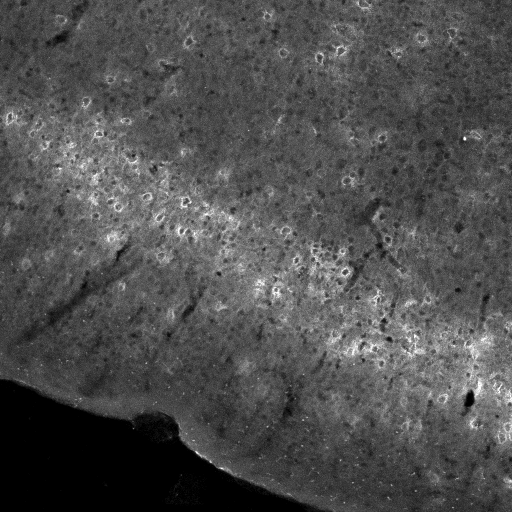
#> input picture images/3MAX_C3-Shank3KO_P16_PV_VVA_GFAP_DAPI_L_SS_1-1_1um.tif, 1024 x 1024 px (shown at 1/2 size)
$ python -i pnn_analyzer.py   (imports and definitions only)
#> lines starting #> are read from the running program, lines starting #| are printed output that depends on the picture; after the words box and inside, x2 and y2 are one past the last pixel; in counts of white or black regions, pixels touching at a corner belong together
"""Perineuronal net (PNN) detection using Hough circles and quality assessment."""

from dataclasses import dataclass
from typing import List, Tuple, Optional

import cv2
import numpy as np


@dataclass
class PNNDetectionResult:
    image_path: str
    pnn_circles: List[Tuple[int, int, int]]  # (x, y, r) in pixels
    pnn_circles_mm: List[Tuple[float, float, float]]  # (x, y, r) in millimeters
    pnn_count: int
    quality_scores: List[float]
    detection_params: dict


class PNNAnalyzer:
    def __init__(
        self,
        min_pnn_radius_mm: float = 0.005,  # Default ~8 pixels at 1 micron/pixel
        max_pnn_radius_mm: float = 0.040,  # Default ~35 pixels at 1 micron/pixel
        pixel_size_mm: float = 0.001,  # Default: 1 micron per pixel
        contrast_threshold: float = 0.95,
        uniformity_threshold: float = 0.05,
        template_threshold: float = 0.15,
        center_darkness_threshold: float = 0.80,
        use_clahe: bool = True,
        clahe_clip_limit: float = 6.0,
        clahe_tile_grid: Tuple[int, int] = (8, 8),
        apply_background_subtraction: bool = True,
        background_blur_radius: int = 45,
        use_binary_threshold: bool = False,  # Apply statistical thresholding (research method)
        threshold_sd_multiplier: float = 2.5,  # SD multiplier for thresholding
        min_ring_brightness: float = 80.0,  # Minimum absolute brightness for ring (0-255)
    ) -> None:
        """Initialize PNN analyzer with millimeter-based size parameters.

        Args:
            min_pnn_radius_mm: Minimum PNN radius in millimeters (typical: 0.005-0.010 = 5-10 µm)
            max_pnn_radius_mm: Maximum PNN radius in millimeters (typical: 0.030-0.065 = 30-65 µm)
            pixel_size_mm: Physical size of one pixel in millimeters (calibrate from microscope magnification)
            contrast_threshold: Ring must be this many times brighter than center (lower = more sensitive)
            uniformity_threshold: Minimum ring brightness consistency 0-1 (lower = accepts patchier rings)
            template_threshold: How well shape must match ring template 0-1 (lower = more lenient matching)
            center_darkness_threshold: Maximum center/ring brightness ratio (lower = requires darker centers)
            use_clahe: Apply contrast-limited adaptive histogram equalization preprocessing
            clahe_clip_limit: CLAHE contrast limit (higher = more aggressive enhancement)
            clahe_tile_grid: CLAHE grid size for local enhancement regions
            apply_background_subtraction: Subtract blurred background to improve foreground contrast
            background_blur_radius: Blur kernel radius for background estimation (larger = smoother)
            use_binary_threshold: Apply statistical thresholding and binarization
            threshold_sd_multiplier: Standard deviation multiplier for thresholding
        """
        if pixel_size_mm <= 0:
            raise ValueError("pixel_size_mm must be > 0")

        self.pixel_size_mm = pixel_size_mm
        self.min_pnn_radius_mm = min_pnn_radius_mm
        self.max_pnn_radius_mm = max_pnn_radius_mm

        # Convert mm to pixels for internal processing
        self.min_pnn_radius = max(1, int(round(min_pnn_radius_mm / pixel_size_mm)))
        self.max_pnn_radius = max(1, int(round(max_pnn_radius_mm / pixel_size_mm)))
        self.contrast_threshold = contrast_threshold
        self.uniformity_threshold = uniformity_threshold
        self.template_threshold = template_threshold
        self.center_darkness_threshold = center_darkness_threshold
        self.use_clahe = use_clahe
        self.clahe_clip_limit = clahe_clip_limit
        self.clahe_tile_grid = clahe_tile_grid
        self.apply_background_subtraction = apply_background_subtraction
        self.background_blur_radius = background_blur_radius
        self.use_binary_threshold = use_binary_threshold
        self.threshold_sd_multiplier = threshold_sd_multiplier
        self.min_ring_brightness = min_ring_brightness

    def preprocess_for_pnn(self, image: np.ndarray) -> np.ndarray:
        """Preprocess using research-based approach: CLAHE, threshold at 2-2.5 SD, binarize, median filter."""
        if len(image.shape) == 3:
            gray = cv2.cvtColor(image, cv2.COLOR_BGR2GRAY)
        else:
            gray = image
        if gray.dtype == np.uint16:
            max_val = float(gray.max()) if gray.max() > 0 else 1.0
            gray = cv2.convertScaleAbs(gray, alpha=255.0 / max_val)
        denoised = cv2.bilateralFilter(gray, 9, 75, 75)

        if self.apply_background_subtraction:
            blur_base = max(5, self.background_blur_radius)
            k = blur_base if blur_base % 2 == 1 else blur_base + 1
            background = cv2.GaussianBlur(denoised, (k, k), 0)
            subtracted = cv2.subtract(denoised, background)
            norm = cv2.normalize(subtracted, None, 0, 255, cv2.NORM_MINMAX)
        else:
            norm = denoised

        if self.use_clahe:
            clahe = cv2.createCLAHE(
                clipLimit=self.clahe_clip_limit, tileGridSize=self.clahe_tile_grid
            )
            enhanced = clahe.apply(norm)
        else:
            enhanced = norm

        # Optional: Research-based thresholding and binarization
        if self.use_binary_threshold:
            mean_val = enhanced.mean()
            std_val = enhanced.std()
            threshold_val = mean_val + self.threshold_sd_multiplier * std_val
            _, binary = cv2.threshold(enhanced, threshold_val, 255, cv2.THRESH_BINARY)
            filtered = cv2.medianBlur(binary, 3)
            return filtered

        return enhanced

    def _create_ring_template(
        self, outer_radius: int = 15, inner_radius: int = 8
    ) -> np.ndarray:
        """Create a ring-shaped template for template matching."""
        size = outer_radius * 2 + 1
        tmpl = np.zeros((size, size), dtype=np.float32)
        cv2.circle(tmpl, (outer_radius, outer_radius), outer_radius, 1.0, -1)
        cv2.circle(tmpl, (outer_radius, outer_radius), inner_radius, 0.0, -1)
        tmpl = cv2.GaussianBlur(tmpl, (3, 3), 1)
        return cv2.normalize(tmpl, None, 0, 255, cv2.NORM_MINMAX).astype(np.uint8)

    def detect_candidate_circles(self, image: np.ndarray) -> List[Tuple[int, int, int]]:
        """Find candidate circles using Hough transform and template matching."""
        candidates: List[Tuple[int, int, int]] = []

        # Hough circle detection - high sensitivity for faded/dim PNNs
        circles = cv2.HoughCircles(
            image,
            cv2.HOUGH_GRADIENT,
            dp=1.2,
            minDist=17,  # Increased to prevent double detections and random spots
            param1=26,  # Moderate edge threshold
            param2=7,  # Balanced sensitivity
            minRadius=self.min_pnn_radius,
            maxRadius=self.max_pnn_radius,
        )
        if circles is not None:
            for x, y, r in np.round(circles[0, :]).astype(int):
                candidates.append((x, y, r))

        # Template matching
        base_tmpl = self._create_ring_template()
        base_resp = cv2.matchTemplate(image, base_tmpl, cv2.TM_CCOEFF_NORMED)
        ys, xs = np.where(base_resp >= self.template_threshold)
        br = base_tmpl.shape[0] // 2
        for x0, y0 in zip(xs, ys):
            candidates.append((x0 + br, y0 + br, br))

        # Blob-based candidates for non-perfectly-round nets
        _, bin_img = cv2.threshold(image, 0, 255, cv2.THRESH_OTSU)
        kernel = cv2.getStructuringElement(cv2.MORPH_ELLIPSE, (3, 3))
        morph = cv2.morphologyEx(bin_img, cv2.MORPH_OPEN, kernel, iterations=1)

        num_labels, labels, stats, centroids = cv2.connectedComponentsWithStats(morph)
        for i in range(1, num_labels):
            x_center, y_center = centroids[i]
            area = stats[i, cv2.CC_STAT_AREA]
            # More conservative area thresholds to reduce artifact detection
            if area < np.pi * (self.min_pnn_radius ** 2) * 0.6:
                continue
            if area > np.pi * (self.max_pnn_radius ** 2) * 1.2:
                continue
            # Shape validation: aspect ratio and extent
            x, y, w, h, _ = stats[i]
            aspect_ratio = w / h if h > 0 else 0
            extent = area / (w * h) if w > 0 and h > 0 else 0
            if not (0.5 <= aspect_ratio <= 2.0):
                continue
            if extent < 0.5:
                continue
            approx_r = int(np.sqrt(area / np.pi))
            candidates.append((int(x_center), int(y_center), approx_r))
        # De-duplication
        uniq = {}
        for cx, cy, r in candidates:
            key = (int(cx / 4), int(cy / 4))
            if key not in uniq or r < uniq[key][2]:
                uniq[key] = (cx, cy, r)
        return list(uniq.values())

    def analyze_pnn_quality(
        self, image: np.ndarray, x: int, y: int, r: int
    ) -> Tuple[bool, float, dict]:
        """Score a candidate circle based on contrast, uniformity, and center darkness."""
        h, w = image.shape[:2]
        if x - r < 0 or x + r >= w or y - r < 0 or y + r >= h:
            return False, 0.0, {}

        outer_mask = np.zeros_like(image, dtype=np.uint8)
        inner_mask = np.zeros_like(image, dtype=np.uint8)
        cv2.circle(outer_mask, (x, y), int(r), 255, -1)
        inner_r = max(1, int(r * 0.4))
        cv2.circle(inner_mask, (x, y), inner_r, 255, -1)
        ring_mask = outer_mask - inner_mask
        ring_pixels = image[ring_mask > 0]
        inner_pixels = image[inner_mask > 0]
        if ring_pixels.size == 0 or inner_pixels.size == 0:
            return False, 0.0, {}

        ring_mean = float(ring_pixels.mean())
        inner_mean = float(inner_pixels.mean())
        ring_std = float(ring_pixels.std())
        background_mean = float(image.mean())
        contrast_ratio = ring_mean / (inner_mean + 1e-6)
        ring_uniformity = 1 - (ring_std / (ring_mean + 1e-6))
        signal_to_background = ring_mean / (background_mean + 1e-6)
        center_darkness_ratio = inner_mean / (ring_mean + 1e-6)
        size_score = 1.0 if self.min_pnn_radius <= r <= self.max_pnn_radius else 0.5

        # Circularity check to reject non-circular artifacts
        # Extract the ring region and calculate circularity
        ring_contour_mask = np.zeros_like(image, dtype=np.uint8)
        cv2.circle(ring_contour_mask, (x, y), int(r), 255, 2)
        contours, _ = cv2.findContours(outer_mask, cv2.RETR_EXTERNAL, cv2.CHAIN_APPROX_SIMPLE)
        circularity = 0.0
        if contours and len(contours[0]) >= 5:
            area_c = cv2.contourArea(contours[0])
            perimeter = cv2.arcLength(contours[0], True)
            if perimeter > 0:
                circularity = 4 * np.pi * area_c / (perimeter ** 2)

        # Local patchiness / halo measure for non-uniform PNNs
        local_radius = int(r * 1.2)
        y_min = max(0, y - local_radius)
        y_max = min(h, y + local_radius)
        x_min = max(0, x - local_radius)
        x_max = min(w, x + local_radius)
        patch = image[y_min:y_max, x_min:x_max]

        patchy_score = 0.0
        if patch.size > 0:
            patch_mean = float(patch.mean())
            patch_std = float(patch.std())
            # Patchy score measures how much brighter the ring is than the local patch, normalized by patch std.
            # Clamp to zero if negative (i.e., if patch is brighter than ring), since negative values are not meaningful for validation.
            patchy_score = max(0.0, (ring_mean - patch_mean) / (patch_std + 1e-6))

        stats = dict(
            ring_mean=ring_mean,
            inner_mean=inner_mean,
            contrast_ratio=contrast_ratio,
            ring_uniformity=ring_uniformity,
            signal_to_background=signal_to_background,
            center_darkness_ratio=center_darkness_ratio,
            size_score=size_score,
            radius=r,
            patchy_score=patchy_score,
            circularity=circularity,
        )

        # Standard validation for uniform PNNs
        is_valid_basic = (
            contrast_ratio > self.contrast_threshold
            and ring_uniformity > self.uniformity_threshold  # Moderate uniformity
            and signal_to_background > 1.09  # Balanced
            and center_darkness_ratio < self.center_darkness_threshold
            and size_score > 0.5
            and ring_mean > self.min_ring_brightness
            and ring_mean > inner_mean + 3.3  # Balanced
            and circularity > 0.79  # Strict circularity for quality
        )

        # Fallback for patchy / non-circular halos with strong local contrast
        # Patchy PNN validation: thresholds empirically chosen to allow detection of less uniform, lower-contrast rings
        is_valid_patchy = (
            # Relaxed contrast for dim patchy rings
            contrast_ratio > (self.contrast_threshold * 0.745)
            # Moderate signal-to-background
            and signal_to_background > 1.06
            # Moderate patchy score requirement
            and patchy_score > 0.55
            # Size requirement
            and size_score > 0.5
            # Brightness threshold with CLAHE enhancement
            and ring_mean > (self.min_ring_brightness - 1.1)
            and ring_mean > inner_mean + 2.4  # Balanced
            and circularity > 0.69  # Balanced circularity for quality
        )

        is_valid = is_valid_basic or is_valid_patchy

        # Rebalanced quality scoring: prioritize contrast over uniformity
        quality = (
            min(contrast_ratio / 2.0, 1.0) * 0.5
            + ring_uniformity * 0.15
            + min(signal_to_background / 2.0, 1.0) * 0.15
            + (1 - center_darkness_ratio) * 0.15
            + size_score * 0.05
        )
        return is_valid, float(quality), stats

    def remove_overlapping_detections(
        self, candidates: List[Tuple[int, int, int]], scores: List[float]
    ) -> List[Tuple[int, int, int]]:
        """Remove overlapping detections, keeping higher-scoring circles."""
        if len(candidates) <= 1:
            return candidates
        order = np.argsort(scores)[::-1]
        kept: List[Tuple[int, int, int]] = []
        for idx in order:
            x1, y1, r1 = candidates[idx]
            keep = True
            for x2, y2, r2 in kept:
                d = ((x1 - x2) ** 2 + (y1 - y2) ** 2) ** 0.5
                if d < min(r1, r2) * 4.0:  # Increased to completely prevent doubles
                    keep = False
                    break
            if keep:
                kept.append((x1, y1, r1))
        return kept

    def analyze_image(
        self, image: np.ndarray, image_path: str = "unknown"
    ) -> PNNDetectionResult:
        """Detect PNNs in an image and return results in both pixels and millimeters."""
        processed = self.preprocess_for_pnn(image)
        candidates = self.detect_candidate_circles(processed)
        if len(candidates) > 4000:
            candidates = candidates[:4000]

        valid: List[Tuple[int, int, int]] = []
        scores: List[float] = []
        for x, y, r in candidates:
            ok, q, _ = self.analyze_pnn_quality(processed, x, y, r)
            if ok:
                valid.append((x, y, r))
                scores.append(q)
        final = self.remove_overlapping_detections(valid, scores)
        final_scores: List[float] = []
        for x, y, r in final:
            _, q, _ = self.analyze_pnn_quality(processed, x, y, r)
            final_scores.append(q)

        # Convert pixel coordinates to mm
        pnn_circles_mm = [
            (float(x) * self.pixel_size_mm,
             float(y) * self.pixel_size_mm,
             float(r) * self.pixel_size_mm)
            for x, y, r in final
        ]

        params = dict(
            min_pnn_radius_mm=self.min_pnn_radius_mm,
            max_pnn_radius_mm=self.max_pnn_radius_mm,
            pixel_size_mm=self.pixel_size_mm,
            min_pnn_radius_px=self.min_pnn_radius,
            max_pnn_radius_px=self.max_pnn_radius,
            contrast_threshold=self.contrast_threshold,
            uniformity_threshold=self.uniformity_threshold,
            template_threshold=self.template_threshold,
            use_clahe=self.use_clahe,
            apply_background_subtraction=self.apply_background_subtraction,
            center_darkness_threshold=self.center_darkness_threshold,
        )
        return PNNDetectionResult(
            image_path=image_path,
            pnn_circles=final,
            pnn_circles_mm=pnn_circles_mm,
            pnn_count=len(final),
            quality_scores=final_scores,
            detection_params=params,
        )

    def draw_pnn_detections(
        self,
        image: np.ndarray,
        pnn_circles: List[Tuple[int, int, int]],
        quality_scores: Optional[List[float]] = None,
    ) -> np.ndarray:
        """Draw detected circles on the image with quality-based coloring."""
        out = image.copy()
        if len(out.shape) == 2:
            out = cv2.cvtColor(out, cv2.COLOR_GRAY2BGR)
        for i, (x, y, r) in enumerate(pnn_circles):
            color = (0, 255, 0)
            cv2.circle(out, (x, y), int(r), color, 2)
            cv2.circle(out, (x, y), 2, (0, 0, 255), -1)
        return out

>>> import cv2
>>> picture = cv2.imread('../images/3MAX_C3-Shank3KO_P16_PV_VVA_GFAP_DAPI_L_SS_1-1_1um.tif')
#> picture is the input picture: shape (1024, 1024, 3); min 0, max 15, mean 4.63
>>> result = PNNAnalyzer().analyze_image(picture)
#> in preprocess_for_pnn, `background = cv2.GaussianBlur(denoised, (k, k), 0)`:
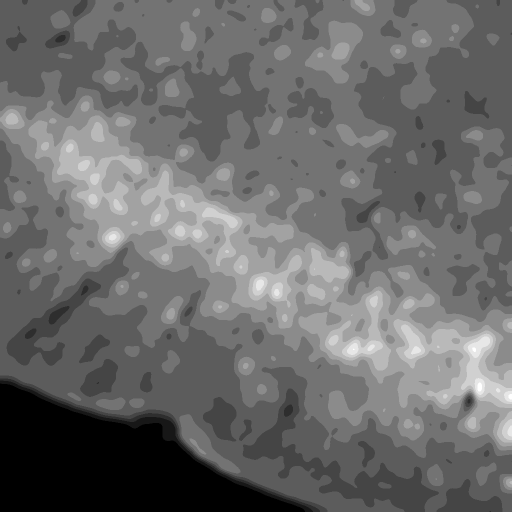
#> background: shape (1024, 1024) (shown at 1/2 size); min 0, max 11, mean 4.64; drawn with min black and max white
#> in preprocess_for_pnn, `subtracted = cv2.subtract(denoised, background)`:
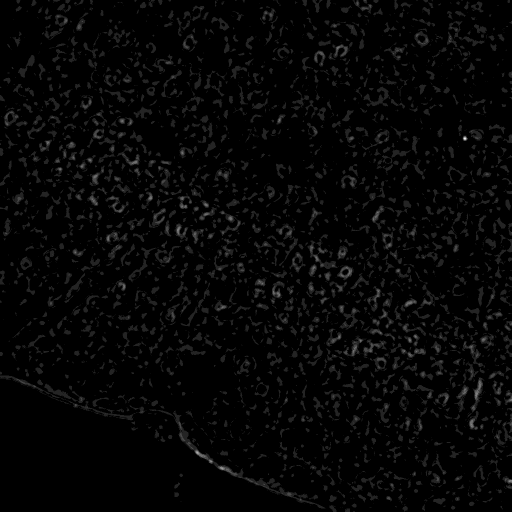
#> subtracted: shape (1024, 1024) (shown at 1/2 size); min 0, max 7, mean 0.162; drawn with min black and max white
#> in detect_candidate_circles, `circles = cv2.HoughCircles( image, cv2.HOUGH_GRADIENT, dp=1.2, minDist..`: circles = 2171 rows, first 8: [664.2, 541.8, 39.32], [748.2, 678.6, 38], [567, 519, 36.56], [414.6, 492.6, 39.32], [796.2, 684.6, 39.32], [959.4, 799.8, 39.32], [723, 663, 38], [897, 771, 38]
#> the loop in detect_candidate_circles, `for x, y, r in np.round(circles[0, :]).astype(int):` made 2171 passes
#> (x, y, r) on passes 1 to 3: (664, 542, 39), (748, 679, 38), (567, 519, 37)
#> after the loop in detect_candidate_circles, `for x, y, r in np.round(circles[0, :]).astype(int):`: candidates = 2171 items, first 6: (664, 542, 39), (748, 679, 38), (567, 519, 37), (415, 493, 39), (796, 685, 39), (959, 800, 39)
#> in _create_ring_template, `cv2.circle(tmpl, (outer_radius, outer_radius), outer_radius, 1.0, -1)`:
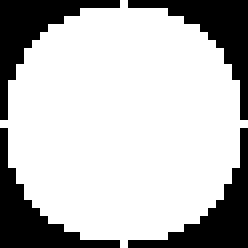
#> tmpl: shape (31, 31) float32 (shown 8 times larger); values 0 (black) and 1 (white), 73.8% white; 4 black regions, box (x1, y1, x2, y2) and area: (0, 0, 15, 15) 63, (16, 0, 31, 15) 63, (0, 16, 15, 31) 63, (16, 16, 31, 31) 63
#> in detect_candidate_circles, `base_resp = cv2.matchTemplate(image, base_tmpl, cv2.TM_CCOEFF_NORMED)`:
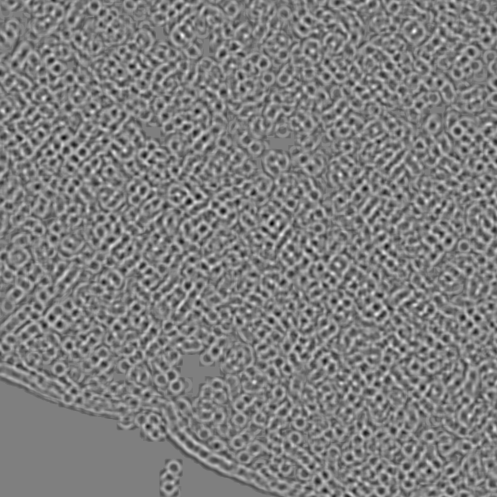
#> base_resp: shape (994, 994) float32 (shown at 1/2 size); min -0.615, max 0.615, mean -0.00429; drawn with min black and max white
#> the loop in detect_candidate_circles, `for x0, y0 in zip(xs, ys):` made 122473 passes
#> x0 on passes 1 to 3: 53, 54, 55
#> after the loop in detect_candidate_circles, `for x0, y0 in zip(xs, ys):`: candidates = 124644 items
#> in detect_candidate_circles, `_, bin_img = cv2.threshold(image, 0, 255, cv2.THRESH_OTSU)`: bin_img: shape (1024, 1024); 14.7% white; 2994 white regions (1649 under 20 px), largest, box (x1, y1, x2, y2) and area: (298, 819, 651, 1017) 3417, (615, 468, 675, 538) 1096, (677, 610, 721, 659) 777
#> in detect_candidate_circles, `morph = cv2.morphologyEx(bin_img, cv2.MORPH_OPEN, kernel, iterations=1)`: morph: shape (1024, 1024); 13.1% white; 1906 white regions (558 under 20 px), largest, box (x1, y1, x2, y2) and area: (346, 825, 628, 1009) 2972, (615, 481, 675, 538) 752, (941, 755, 966, 825) 673
#> in detect_candidate_circles, `num_labels, labels, stats, centroids = cv2.connectedComponentsWithStat..`:
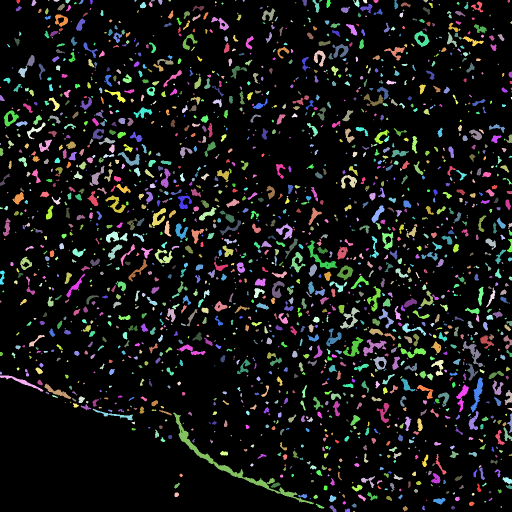
#> labels: shape (1024, 1024) int32 (shown at 1/2 size); 1907 distinct labels, from 0 to 1906; one colour per label, 0 black
#> in detect_candidate_circles, `num_labels, labels, stats, centroids = cv2.connectedComponentsWithStat..`: num_labels = 1907; stats = 1907 rows, first 6: [0, 0, 1024, 1024, 911429], [33, 0, 8, 7, 42], [63, 0, 10, 12, 79], [96, 0, 3, 2, 4], [107, 0, 12, 4, 30], [131, 0, 10, 7, 49]; centroids = 1907 pairs, first value 0.25 to 1022.8, second value 0.25 to 1022.7
#> the loop in detect_candidate_circles, `for i in range(1, num_labels):` made 1906 passes
#> (x_center, y_center, area, x, y, w, h, aspect_ratio) on passes 2, 5, 10: (67.18, 5.46, 79, 63, 0, 10, 12, 0.833), (134.7, 2.33, 49, 131, 0, 10, 7, 1.43), (320.4, 3.42, 60, 316, 0, 9, 10, 0.9)
#> after the loop in detect_candidate_circles, `for i in range(1, num_labels):`: candidates = 125093 items
#> the loop in detect_candidate_circles, `for cx, cy, r in candidates:` made 125093 passes
#> (cx, cy, r, key) on passes 1 to 3: (664, 542, 39, (166, 135)), (748, 679, 38, (187, 169)), (567, 519, 37, (141, 129))
#> after the loop in detect_candidate_circles, `for cx, cy, r in candidates:`: uniq = 19325 items
#> in analyze_image, `candidates = self.detect_candidate_circles(processed)`: candidates = 19325 items, first 6: (664, 542, 15), (751, 676, 15), (567, 519, 37), (414, 492, 15), (796, 685, 39), (959, 800, 39)
#> in analyze_image, `candidates = candidates[:4000]`: candidates = 4000 items, first 6: (664, 542, 15), (751, 676, 15), (567, 519, 37), (414, 492, 15), (796, 685, 39), (959, 800, 39)
#> the loop in analyze_image, `for x, y, r in candidates:` made 4000 passes
#> (x, y, r) on passes 9 to 11: (986, 818, 39), (652, 561, 37), (744, 649, 15)
#> pass 1, in analyze_pnn_quality, `ring_mask = outer_mask - inner_mask`:
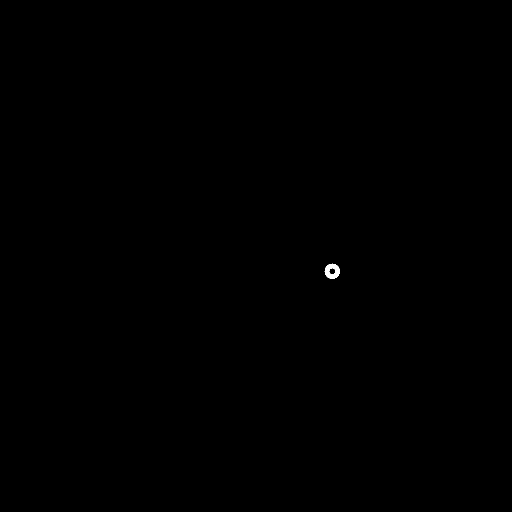
#> ring_mask: shape (1024, 1024) (shown at 1/2 size); 0.06% white; 1 white region, box (x1, y1, x2, y2) and area: (649, 527, 680, 558) 596
#> pass 2, in analyze_pnn_quality (call 2), `patch = image[y_min:y_max, x_min:x_max]`:
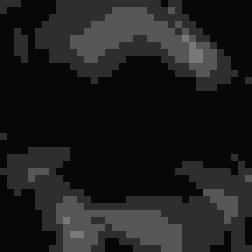
#> patch: shape (36, 36) (shown 7 times larger); min 7, max 121, mean 30.1
